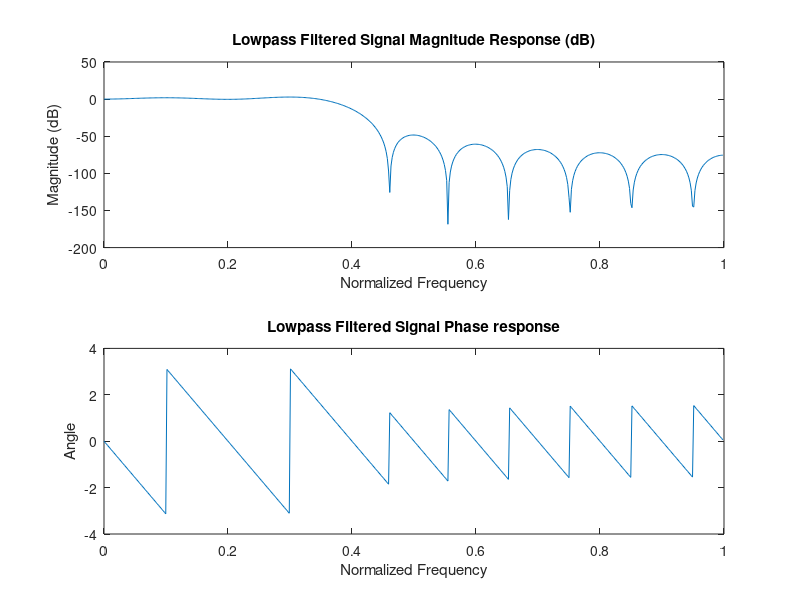

This figure's MATLAB source:
clc;
clear All;
close all;

n=20;
fp=200;
fs=600;
f=1000;
wp=2*(fp/f);
ws=2*(fs/f);

%wn=[wp,ws];
window=boxcar(n+1); %rectangle window
%window=bartlett(n+1);
%window=hamming(n+1);
%window=hanning(n+1);
%window=kaiser(n+1);

wn=2*(fp/f);
b=fir1(n,wn,window);
%b=Fir1(n,wn,'high',window);
[H,w]=freqz(b,1);

%plot the signal
subplot(2,1,1);
plot(w/pi,20*log(abs(H)));
xlabel('Normalized Frequency')
ylabel('Magnitude (dB)')
title('Lowpass Filtered Signal Magnitude Response (dB)')
subplot(2,1,2);
plot(w/pi,angle(H));
xlabel('Normalized Frequency')
ylabel('Angle')
title('Lowpass Filtered Signal Phase response')
